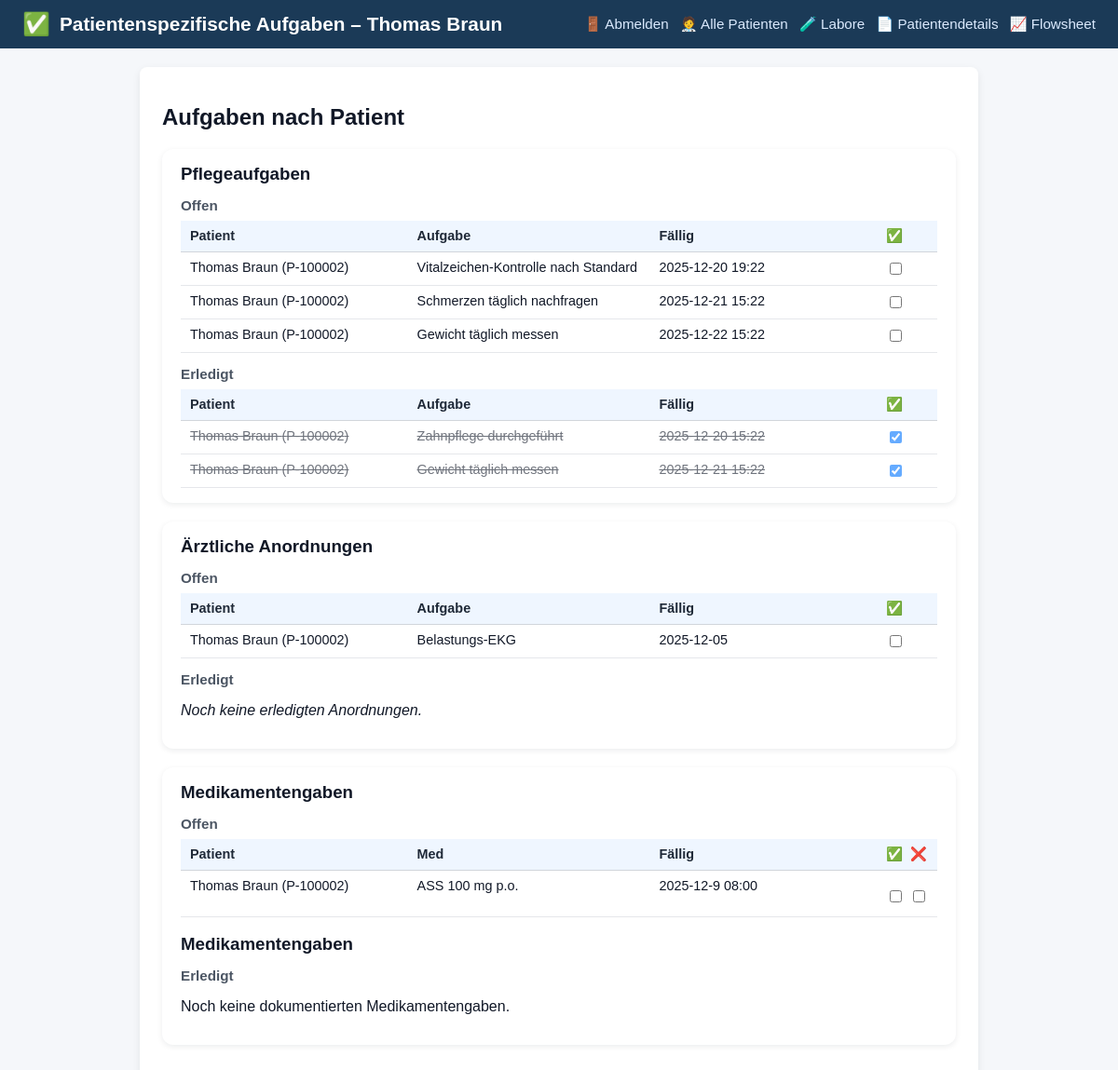
/tasks?patient_id=2, run on an earlier commit of the app's database.
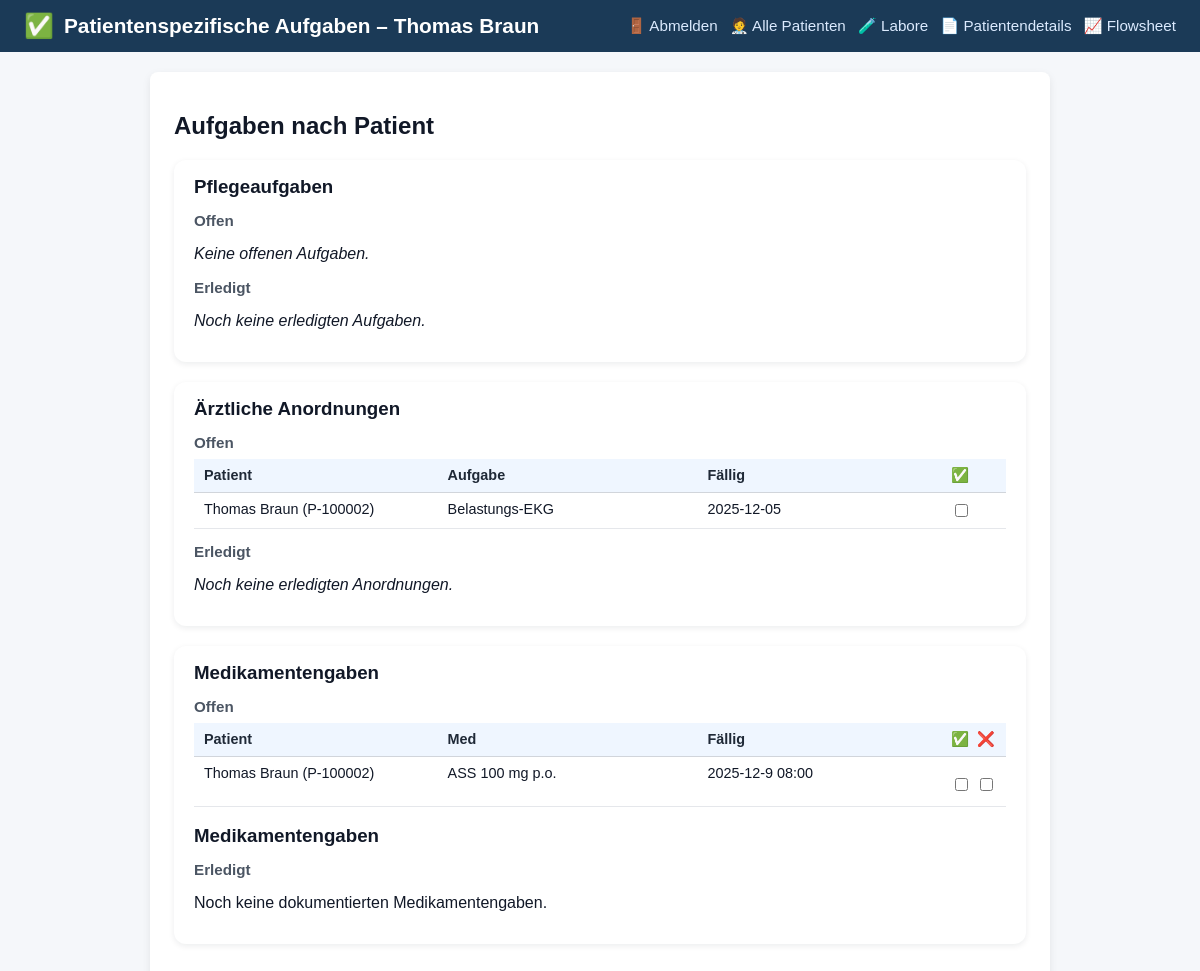
And on a later commit of the database.
### tables this page shows
CREATE TABLE ai_tasks (
    id INTEGER PRIMARY KEY AUTOINCREMENT,
    patient_id INTEGER NOT NULL,
    description TEXT NOT NULL,
    due_time TEXT,
    completed INTEGER DEFAULT 0,
    FOREIGN KEY (patient_id) REFERENCES patients(id)
);

CREATE TABLE patients (
    id INTEGER PRIMARY KEY AUTOINCREMENT,
    patient_identifier TEXT NOT NULL,
    name TEXT NOT NULL,
    gender TEXT,
    dob TEXT,
    room TEXT,
    diagnosis TEXT,
    bezugspflege_id INTEGER,
    allergies TEXT,
    code_status TEXT,
    admission_date TEXT,
    expected_discharge TEXT,
    primary_doctor TEXT,
    photo_filename TEXT,
    FOREIGN KEY (bezugspflege_id) REFERENCES nurses(id)
);

CREATE TABLE orders (
    id INTEGER PRIMARY KEY AUTOINCREMENT,
    patient_id INTEGER NOT NULL,
    description TEXT NOT NULL,
    due_date TEXT,
    due_time TEXT,
    status TEXT,
    ordered_by TEXT,
    type TEXT,
    completed INTEGER DEFAULT 0,
    FOREIGN KEY (patient_id) REFERENCES patients(id)
);

CREATE TABLE medications (
    id INTEGER PRIMARY KEY AUTOINCREMENT,
    patient_id INTEGER NOT NULL,
    name TEXT NOT NULL,
    dose TEXT,
    route TEXT,
    schedule TEXT,
    next_due TEXT,
    due_time TEXT,
    completed INTEGER DEFAULT 0,
    given INTEGER DEFAULT 0,
    not_given INTEGER DEFAULT 0,
    last_given_by TEXT,
    last_given_at TEXT,
    FOREIGN KEY (patient_id) REFERENCES patients(id)
);

### app.py (the view, shortened to what this page needs)
@app.route("/tasks")
def tasks_view():
    patient_id = request.args.get("patient_id", type=int)
    conn = get_connection()
    cur = conn.cursor()
    if patient_id:
        cur.execute("""
            SELECT id, name, patient_identifier
            FROM patients
            WHERE id = ?;
        """, (patient_id,))
        patients = cur.fetchall()
        viewing_all_patients = False
        selected_patient = patients[0] if patients else None
    if patient_id:
        cur.execute("""
            SELECT
                t.id,
                t.patient_id,
                t.description,
                t.due_time,
                t.completed,
                p.name AS patient_name,
                p.patient_identifier AS patient_identifier
            FROM ai_tasks t
            JOIN patients p ON p.id = t.patient_id
            WHERE t.patient_id = ?
            ORDER BY datetime(t.due_time);
        """, (patient_id,))
    ai_tasks = cur.fetchall()
    ai_tasks_open = [t for t in ai_tasks if not t["completed"]]
    ai_tasks_done = [t for t in ai_tasks if t["completed"]]
    if patient_id:
        cur.execute("""
            SELECT o.*, p.name AS patient_name, p.patient_identifier
            FROM orders o
            JOIN patients p ON p.id = o.patient_id
            WHERE o.patient_id = ?
            ORDER BY o.due_date;
        """, (patient_id,))
    orders = cur.fetchall()
    orders_open = [o for o in orders if (o["status"] or "").lower() != "erledigt"]
    orders_done = [o for o in orders if (o["status"] or "").lower() == "erledigt"]
    try:
        cur.execute("ALTER TABLE medications ADD COLUMN given INTEGER DEFAULT 0;"
                    "ALTER TABLE medications ADD COLUMN not_given INTEGER DEFAULT 0;"
                    )
        conn.commit()
    except sqlite3.OperationalError:
        pass
    if patient_id:
        cur.execute("""
            SELECT m.*, p.name AS patient_name, p.patient_identifier
            FROM medications m
            JOIN patients p ON p.id = m.patient_id
            WHERE m.patient_id = ?
            ORDER BY m.next_due;
        """, (patient_id,))
    meds = cur.fetchall()
    meds_open = [m for m in meds if not (m["given"] or 0) and not (m["not_given"] or 0)]
    meds_done = [m for m in meds if (m["given"] or 0) or (m["not_given"] or 0)]
    cur.execute("""
        SELECT
            ma.given_at,
            n.name AS nurse_name,
            m.name AS med_name,
            m.dose
        FROM med_administrations ma
        JOIN medications m ON m.id = ma.med_id
        LEFT JOIN nurses n ON n.id = ma.nurse_id
        WHERE ma.patient_id = ?
        ORDER BY datetime(ma.given_at) DESC
        LIMIT 20;
    """, (patient_id or 0,))
    med_history = cur.fetchall()
    cur.execute("""
               SELECT alert, severity, created_at
               FROM ai_alerts
               WHERE patient_id = ?
               ORDER BY datetime(created_at) DESC;
           """, (patient_id,))
    alerts = cur.fetchall()
    current_nurse = get_current_nurse(conn)
    conn.close()
    conn.close()
    return render_template(
        "tasks.html",
        alerts=alerts,
        current_nurse=current_nurse,
        patients=patients,
        viewing_all_patients=viewing_all_patients,
        selected_patient=selected_patient,
        ai_tasks_open=ai_tasks_open,
        ai_tasks_done=ai_tasks_done,
        orders_open=orders_open,
        orders_done=orders_done,
        meds_open=meds_open,
        meds_done=meds_done,
        med_history=med_history
    )

### app.py (called while the page is built, shortened)
def get_connection():
    conn = sqlite3.connect(DB_PATH)
    conn.row_factory = sqlite3.Row
    return conn

def get_current_nurse(conn=None):
    nurse_id = session.get("current_nurse_id")
    if not nurse_id:
        return None

### templates/tasks.html (shortened to what the changed rows need)
<!DOCTYPE html>
<html lang="de">
<head>
    <link rel="stylesheet" href="{{ url_for('static', filename='styles.css') }}">
</head>
<body>
<div class="container">
    <h2>Aufgaben nach Patient</h2>
    <section class="section-card">
        {% if ai_tasks_open %}
            <div class="table-wrapper">
                <table class="data-table">
                    <thead>
                        <tr>
                            <th>Patient</th>
                            <th>Aufgabe</th>
                            <th>Fällig</th>
                            <th>✅</th>
                        </tr>
                    </thead>
                    <tbody>
                        {% for t in ai_tasks_open %}
                        <tr>
                            <td>{{ t.patient_name }} ({{ t.patient_identifier }})</td>
                            <td>{{ t.description }}</td>
                            <td>{{ t.due_time .replace("T", " ") or "Nächste Schicht" }}</td>
                            <td>
                                <form method="POST" action="{{ url_for('toggle_task', task_id=t.id, task_type='ai') }}">
                                    <input type="checkbox" name="done" onchange="this.form.submit()">
                                </form>
                            </td>
                        </tr>
                        {% endfor %}
                    </tbody>
                </table>
            </div>
        {% else %}
            <p><em>Keine offenen Aufgaben.</em></p>
        {% endif %}
        {% if ai_tasks_done %}
            <div class="table-wrapper">
                <table class="data-table">
                    <thead>
                        <tr>
                            <th>Patient</th>
                            <th>Aufgabe</th>
                            <th>Fällig</th>
                            <th>✅</th>
                        </tr>
                    </thead>
                    <tbody>
                        {% for t in ai_tasks_done %}
                        <tr class="task-completed">
                            <td>{{ t.patient_name }} ({{ t.patient_identifier }})</td>
                            <td>{{ t.description }}</td>
                            <td>{{ t.due_time .replace("T", " ") or "Nächste Schicht" }}</td>
                            <td>
                                <form method="POST" action="{{ url_for('toggle_task', task_id=t.id, task_type='ai') }}">
                                    <input type="checkbox" name="done" onchange="this.form.submit()" checked>
                                </form>
                            </td>
                        </tr>
                        {% endfor %}
                    </tbody>
                </table>
            </div>
        {% else %}
            <p><em>Noch keine erledigten Aufgaben.</em></p>
        {% endif %}
    </section>
    <section class="section-card">
        {% if orders_open %}
            <div class="table-wrapper">
                <table class="data-table">
                    <thead>
                        <tr>
                            <th>Patient</th>
                            <th>Aufgabe</th>
                            <th>Fällig</th>
                            <th>✅</th>
                        </tr>
                    </thead>
                    <tbody>
                        {% for o in orders_open %}
                        <tr>
                            <td>{{ o["patient_name"] }} ({{ o["patient_identifier"] }})</td>
                            <td>{{ o["description"] }}</td>
                            <td>{{ o["due_date"].replace("T", " ") or "—" }}</td>
                            <td>
                                <form method="POST" action="{{ url_for('toggle_task', task_id=o['id'], task_type='order') }}">
                                    <input type="checkbox" onchange="this.form.submit()">
                                </form>
                            </td>
                        </tr>
                        {% endfor %}
                    </tbody>
                </table>
            </div>
        {% else %}
            <p><em>Keine offenen Anordnungen.</em></p>
        {% endif %}
    </section>
<section class="section-card">
    {% if meds_open %}
    <div class="table-wrapper">
        <table class="data-table">
            <thead>
                <tr>
                    <th>Patient</th>
                    <th>Med</th>
                    <th>Fällig</th>
                    <th class="cell-center">✅</th>
                    <th class="cell-center">❌</th>
                </tr>
            </thead>
            <tbody>
                {% for m in meds_open %}
                <tr>
                    <td>{{ m["patient_name"] }} ({{ m["patient_identifier"] }})</td>
                    <td>{{ m["name"] }} {{ m["dose"] }} {{ m["route"] }}</td>
                    <td>{{ m["next_due"].replace("T", " ") or "—" }}</td>
                    <td class="cell-center">
                <form method="POST"
                      action="{{ url_for('toggle_task', task_id=m['id'], task_type='med') }}">
                    <label class="med-toggle-label">
                        <input type="checkbox" onchange="this.form.submit()">
                    </label>
                </form>
                        </td>
                <td class="cell-center">
                <form method="POST"
                      action="{{ url_for('toggle_task', task_id=m['id'], task_type='med') }}">
                    <label class="med-toggle-label">
                        <input type="checkbox" onchange="this.form.submit()">
                        </label>
                    </form>
            </td>
                        </tr>
                        {% endfor %}
                    </tbody>
                </table>
    </div>
        {% else %}
            <p>Keine offenen Medikamentengaben.</p>
        {% endif %}
    <br>
</div>
</body>
</html>

What changed in the data, as far as the page shows it:
removed ai_tasks: patient_name "Thomas Braun", patient_identifier "P-100002", description "Vitalzeichen-Kontrolle nach Standard", due_time "2025-12-20 19:22", shown under "Offen"
removed ai_tasks: patient_name "Thomas Braun", patient_identifier "P-100002", description "Schmerzen täglich nachfragen", due_time "2025-12-21 15:22", shown under "Offen"
removed ai_tasks: patient_name "Thomas Braun", patient_identifier "P-100002", description "Gewicht täglich messen", due_time "2025-12-22 15:22", shown under "Offen"
removed ai_tasks: patient_name "Thomas Braun", patient_identifier "P-100002", description "Zahnpflege durchgeführt", due_time "2025-12-20 15:22", shown under "Erledigt"
removed ai_tasks: patient_name "Thomas Braun", patient_identifier "P-100002", description "Gewicht täglich messen", due_time "2025-12-21 15:22", shown under "Erledigt"
Also different on the page:
text no longer shown: "Patient Aufgabe Fällig ✅ Patient Aufgabe Fällig ✅"
text now shown: "Keine offenen Aufgaben. Noch keine erledigten Aufgaben."
